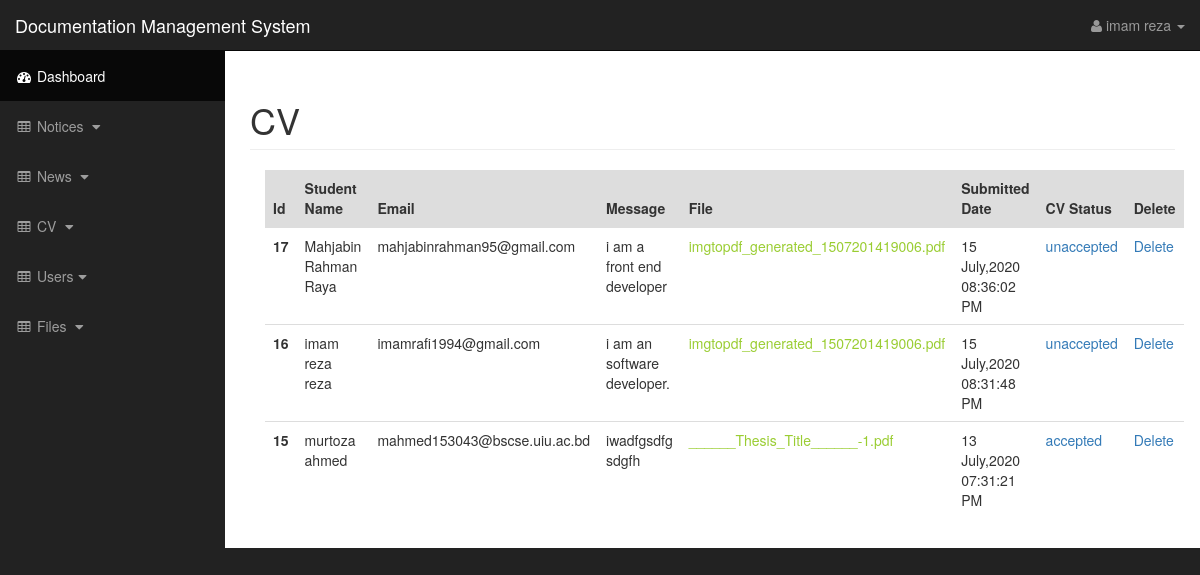
The page /admin/cv.php (signed in) on the database its author committed.
### tables this page shows
CREATE TABLE `cv` (
  `id` int(11) NOT NULL,
  `student_name` varchar(255) NOT NULL,
  `email` varchar(255) NOT NULL,
  `message` varchar(255) NOT NULL,
  `file` varchar(255) NOT NULL,
  `status` varchar(255) NOT NULL,
  `date` varchar(255) NOT NULL
);

### admin/includes/functions.php (called while the page is built, shortened)
<?php
if(function_exists('escape')){}
else{
    function escape($string){
        global $con;
        return mysqli_real_escape_string($con,trim(strip_tags($string)));
    }
}
?>

### admin/includes/view_all_cv.php (the view, shortened to what this page needs)
 <?php  include_once "functions.php" ; ?>
 <form action="" method="post">
<div class="col-xs-12">
 <table class="table">
  <thead class="thead-dark" style="background:#ddd;">
    <tr>
      <th scope="col">Id</th>
      <th scope="col">Student Name</th>
      <th scope="col">Email</th>
      <th scope="col">Message</th>
      <th scope="col">File</th>
      <th scope="col">Submitted Date</th>
      <th scope="col">CV Status</th>
      <th scope="col">Delete</th>
    </tr>
  </thead>
  <tbody>
   <?php  $query="select * from cv order by id desc";
           $select_cv=mysqli_query($con,$query);
      while($row=mysqli_fetch_assoc($select_cv)){
          $id=escape($row['id']);
          $student_id=escape($row['student_name']);
           $email=escape($row['email']);
          $message=escape(substr($row['message'],0,50));
          $date=$row['date'];
          $file=escape($row['file']);
          $status=escape($row['status']);
          echo "<tr>";
           ?>
           <?php
          echo "<th scope='row'> $id</th>";
          echo "<td>$student_id</td>";
          echo "<td>$email</td>";
          echo "<td>$message</td>";
           if(empty($file)){
                           echo "<td>empty</td>";
                       }
                       else{
                                  ?>
                              <td ><a style="color:yellowgreen;text-decoration:none" href="../upload/cv/<?php echo $file; ?>" target="_blank"><?php echo $file; ?></a></td>
          <?php             }
            echo "<td>$date</td>";
          echo "<td><a href='cv.php?source=&accept_cv_id={$id}'>$status</a></td>";
          echo "<td><a href='cv.php?source=&del_id={$id}'>Delete</a></td>";
          echo "</tr>";
      }
      ?>
  </tbody>
</table>
</div>
</form>

### admin/includes/navigation.php (shortened to what this page needs)
    <nav class="navbar navbar-inverse navbar-fixed-top" role="navigation">
            <div class="navbar-header">
                <a class="navbar-brand" href="index.php">Documentation Management System</a>
            </div>
            <ul class="nav navbar-right top-nav">
                  <?php
      $data = "select * from admin where admin_username='$_SESSION[admin_username]';";
      $name=mysqli_query($con,$data);
     ?>
                <li class="dropdown">
                    <a href="#" class="dropdown-toggle" data-toggle="dropdown"><i class="fa fa-user"></i> <?php
                        while($row=mysqli_fetch_assoc($name)){
    $firstname=$row['firstname'];
    $lastname=$row['lastname'];
    echo "$firstname" . " " . "$lastname";
} ?> <b class="caret"></b></a>
                </li>
            </ul>
            <div class="collapse navbar-collapse navbar-ex1-collapse">
                <ul class="nav navbar-nav side-nav">
                    <li class="active">
                        <a href="./"><i class="fa fa-fw fa-dashboard"></i> Dashboard</a>
                    </li>
                     <li>
                        <a href="javascript:;" data-toggle="collapse" data-target="#notices"><i class="fa fa-fw fa-table"></i> Notices <i class="fa fa-fw fa-caret-down"></i></a>
                    </li>
                      <li>
                        <a href="javascript:;" data-toggle="collapse" data-target="#news"><i class="fa fa-fw fa-table"></i> News <i class="fa fa-fw fa-caret-down"></i></a>
                    </li>
                     <li>
                        <a href="javascript:;" data-toggle="collapse" data-target="#cv"><i class="fa fa-fw fa-table"></i> CV <i class="fa fa-fw fa-caret-down"></i></a>
                    </li>
                     <li>
                        <a href="javascript:;" data-toggle="collapse" data-target="#user"><i class="fa fa-fw fa-table"></i> Users<i class="fa fa-fw fa-caret-down"></i></a>
                    </li>
                      <li>
                        <a href="javascript:;" data-toggle="collapse" data-target="#files"><i class="fa fa-fw fa-table"></i> Files <i class="fa fa-fw fa-caret-down"></i></a>
                    </li>
                </ul>
            </div>
        </nav>

### admin/css/sb-admin.css (style rules this page uses)
.top-nav { padding: 0 15px; }
.top-nav>li { display: inline-block; float: left; }
.top-nav>li>a { padding-top: 15px; padding-bottom: 15px; line-height: 20px; color: #999; }
@media (min-width:768px) { .side-nav { position: fixed; top: 51px; left: 225px; width: 225px; margin-left: -225px; border: none; border-radius: 0; overflow-y: auto; background-color: #222; } }
@media (min-width:768px) { .side-nav>li>a { width: 225px; } }

### rows shown on the page
cv: id "17", student_name "Mahjabin Rahman Raya", email "mahjabinrahman95@gmail.com", message "i am a front end developer", file "imgtopdf_generated_1507201419006.pdf", date "15 July,2020 08:36:02 PM", status "unaccepted"
cv: id "16", student_name "imam reza reza", email "imamrafi1994@gmail.com", message "i am an software developer.", file "imgtopdf_generated_1507201419006.pdf", date "15 July,2020 08:31:48 PM", status "unaccepted"
cv: id "15", student_name "murtoza ahmed", email "mahmed153043@bscse.uiu.ac.bd", message "iwadfgsdfg sdgfh", file "______Thesis_Title______-1.pdf", date "13 July,2020 07:31:21 PM", status "accepted"

### other values the page prints
$firstname "imam"
$lastname "reza"
